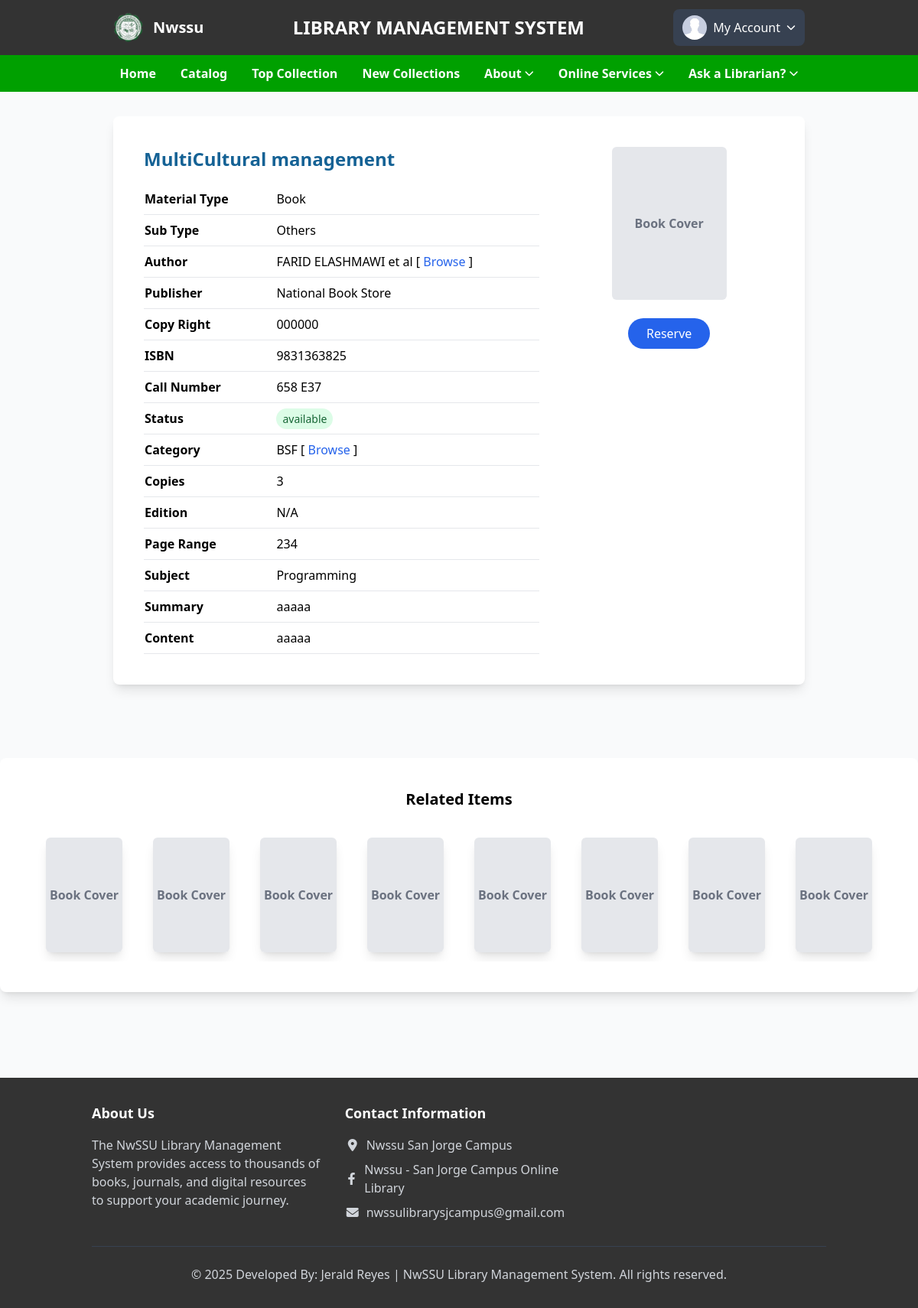
/books?id=1 (signed in), run on an earlier commit of the app's database.
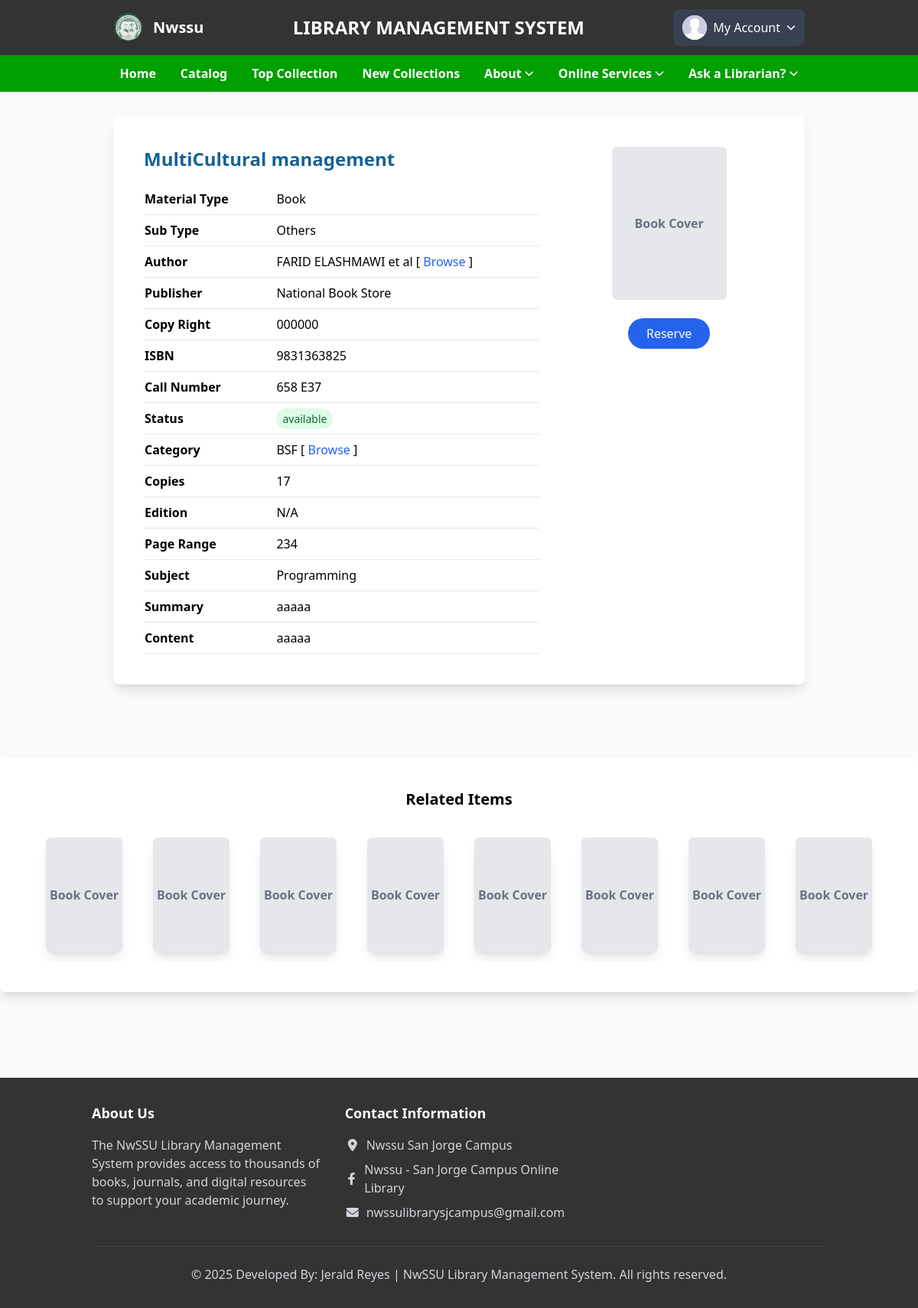
And on a later commit of the database.
### tables this page shows
CREATE TABLE `books` (
  `id` int(100) NOT NULL,
  `material_type` varchar(250) NOT NULL,
  `sub_type` varchar(250) NOT NULL,
  `category` varchar(250) NOT NULL,
  `title` varchar(500) NOT NULL,
  `author` varchar(500) NOT NULL,
  `publisher` varchar(500) NOT NULL,
  `status` varchar(100) NOT NULL,
  `subject` varchar(250) NOT NULL,
  `content` varchar(5000) NOT NULL,
  `summary` varchar(5000) NOT NULL,
  `issn` varchar(250) NOT NULL,
  `call_no` varchar(250) NOT NULL,
  `ISBN` varchar(250) NOT NULL,
  `copyright` varchar(250) NOT NULL,
  `page_number` int(250) NOT NULL,
  `edition` varchar(250) NOT NULL,
  `copies` int(250) NOT NULL,
  `date_acquired` varchar(250) NOT NULL,
  `books_image` varchar(400) DEFAULT NULL,
  `catalog_date` varchar(50) NOT NULL
);

### student/studbook_detail.php (the view, shortened to what the changed rows need)
<?php
include './activity_logger.php';
try {
    $user_id = $_SESSION['user_id'] ?? null;
    $book_id = $_GET['id'] ?? null;
    $book = null;
    $isReserved = false;
    $isBorrowed = false;
    if ($book_id) {
        try {
            $details = $conn->prepare("SELECT * FROM books WHERE id = :book_id");
            $details->execute([':book_id' => $book_id]);
            $book = $details->fetch(PDO::FETCH_ASSOC);
            if ($book && isset($user_id)) {
                $checkReservation = $conn->prepare("SELECT * FROM reserve_books
                                                  WHERE user_id = :user_id
                                                  AND book_id = :book_id
                                                  AND (status = 'reserved' OR status = 'borrowed')");
                $checkReservation->execute([':user_id' => $user_id, ':book_id' => $book_id]);
                $reservation = $checkReservation->fetch(PDO::FETCH_ASSOC);
                $isReserved = !empty($reservation);
                $isBorrowed = !empty($reservation) && $reservation['status'] === 'borrowed';
            }
        } catch (PDOException $e) {
            $_SESSION['message'] = 'Failed to fetch book details: ' . $e->getMessage();
            $_SESSION['message_type'] = 'error';
        }
    }
} catch (PDOException $e) {
    echo json_encode(['success' => false, 'message' => 'Error: ' . $e->getMessage()]);
    exit();
}
?>
<!DOCTYPE html>
<html lang="en">
<head>
    <script src="https://cdn.tailwindcss.com"></script>
</head>
<body class="bg-gray-50">
    <?php include '../student/side_navbars.php'; ?>
    <div class="container hidden md:block mx-auto px-[10%] md:px-[5%] py-8">
        <?php if ($book): ?>
            <div class="bg-white rounded-lg shadow-lg p-6 md:p-10 mb-8 md:mt-0">
                <div class="flex flex-col md:flex-row">
                    <div class="w-full md:w-1/3 flex flex-col items-center mb-6 md:mb-0 md:order-last">
                        <?php if (!empty($book['books_image']) && file_exists("../uploaded_file/" . $book['books_image'])): ?>
                            <img src="./uploaded_file/<?php echo htmlspecialchars($book['books_image']); ?>" alt="Book Cover"
                                class="w-[150px] h-[200px] object-cover border border-gray-300 rounded-md shadow-custom mb-4">
                        <?php else: ?>
                            <div class="w-[150px] h-[200px] bg-gray-200 flex items-center justify-center text-gray-500 font-bold rounded-md shadow-custom mb-4">
                                Book Cover
                            </div>
                        <?php endif; ?>
                        <?php if ($book['status'] === 'available' && strtolower($book['material_type']) === 'book'): ?>
                            <button class="reserve-btn bg-blue-600 hover:bg-blue-700 text-white font-medium py-2 px-6 rounded-full transition duration-300 mt-2 <?php echo ($isReserved || $isBorrowed) ? 'opacity-50 cursor-not-allowed' : ''; ?>"
                                data-book-id="<?php echo htmlspecialchars($book['id']); ?>"
                                <?php echo ($isReserved || $isBorrowed) ? 'disabled' : ''; ?>>
                                <?php
                                    if ($isBorrowed) {
                                        echo 'Borrowed';
                                    } elseif ($isReserved) {
                                        echo 'Reserved';
                                    } else {
                                        echo 'Reserve';
                                    }
                                ?>
                            </button>
                        <?php endif; ?>
                    </div>
                    <div class="w-full md:w-2/3 pr-0 md:pr-8 md:order-first">
                        <h2 class="text-2xl text-[#156295] font-bold mb-4"><?php echo htmlspecialchars($book['title']); ?></h2>
                        <table class="w-full border-collapse">
                            <tbody>
                                <tr class="border-b">
                                    <th class="py-2 text-left w-1/3">Material Type</th>
                                    <td class="py-2"><?php echo htmlspecialchars($book['material_type']); ?></td>
                                </tr>
                                <tr class="border-b">
                                    <th class="py-2 text-left">Sub Type</th>
                                    <td class="py-2"><?php echo htmlspecialchars($book['sub_type']); ?></td>
                                </tr>
                                <tr class="border-b">
                                    <th class="py-2 text-left">Author</th>
                                    <td class="py-2">
                                        <?php echo htmlspecialchars($book['author']); ?>
                                        [ <a href="./author?author=<?php echo urlencode($book['author']); ?>" class="text-blue-600 hover:underline">Browse</a> ]
                                    </td>
                                </tr>
                                <tr class="border-b">
                                    <th class="py-2 text-left">Publisher</th>
                                    <td class="py-2"><?php echo htmlspecialchars($book['publisher']); ?></td>
                                </tr>
                                <tr class="border-b">
                                    <th class="py-2 text-left">Copy Right</th>
                                    <td class="py-2"><?php echo htmlspecialchars($book['copyright']); ?></td>
                                </tr>
                                <tr class="border-b">
                                    <th class="py-2 text-left">ISBN</th>
                                    <td class="py-2"><?php echo htmlspecialchars($book['ISBN']); ?></td>
                                </tr>
                                <tr class="border-b">
                                    <th class="py-2 text-left">Call Number</th>
                                    <td class="py-2"><?php echo htmlspecialchars($book['call_no']); ?></td>
                                </tr>
                                <tr class="border-b">
                                    <th class="py-2 text-left">Status</th>
                                    <td class="py-2">
                                        <span class="<?php echo $book['status'] === 'available' ? 'bg-green-100 text-green-800' : 'bg-red-100 text-red-800'; ?> px-2 py-1 rounded-full text-sm">
                                            <?php echo htmlspecialchars($book['status']); ?>
                                        </span>
                                    </td>
                                </tr>
                                <tr class="border-b">
                                    <th class="py-2 text-left">Category</th>
                                    <td class="py-2">
                                        <?php echo htmlspecialchars($book['category']); ?>
                                        [ <a href="./searchcategory?category=<?php echo urlencode($book['category']); ?>" class="text-blue-600 hover:underline">Browse</a> ]
                                    </td>
                                </tr>
                                <tr class="border-b">
                                    <th class="py-2 text-left"><?php echo $book['copies'] == 1 ? 'Copy' : 'Copies'; ?></th>
                                    <td class="py-2"><?php echo htmlspecialchars($book['copies']); ?></td>
                                </tr>
                                <tr class="border-b">
                                    <th class="py-2 text-left">Edition</th>
                                    <td class="py-2"><?php echo htmlspecialchars($book['edition']); ?></td>
                                </tr>
                                <tr class="border-b">
                                    <th class="py-2 text-left">Page Range</th>
                                    <td class="py-2"><?php echo htmlspecialchars($book['page_number']); ?></td>
                                </tr>
                                <tr class="border-b">
                                    <th class="py-2 text-left">Subject</th>
                                    <td class="py-2"><?php echo htmlspecialchars($book['subject']); ?></td>
                                </tr>
                                <tr class="border-b">
                                    <th class="py-2 text-left">Summary</th>
                                    <td class="py-2"><?php echo htmlspecialchars($book['summary']); ?></td>
                                </tr>
                                <tr class="border-b">
                                    <th class="py-2 text-left">Content</th>
                                    <td class="py-2"><?php echo htmlspecialchars($book['content']); ?></td>
                                </tr>
                            </tbody>
                        </table>
                    </div>
                </div>
            </div>
        <?php else: ?>
            <div class="bg-yellow-100 border-l-4 border-yellow-500 text-yellow-700 p-4 mt-8" role="alert">
                <p>Book not found.</p>
            </div>
        <?php endif; ?>
    </div>
    <?php include '../student/footer.php'; ?>
</body>
</html>

What changed in the data, as far as the page shows it:
changed books "MultiCultural management": copies "3" → "17"
